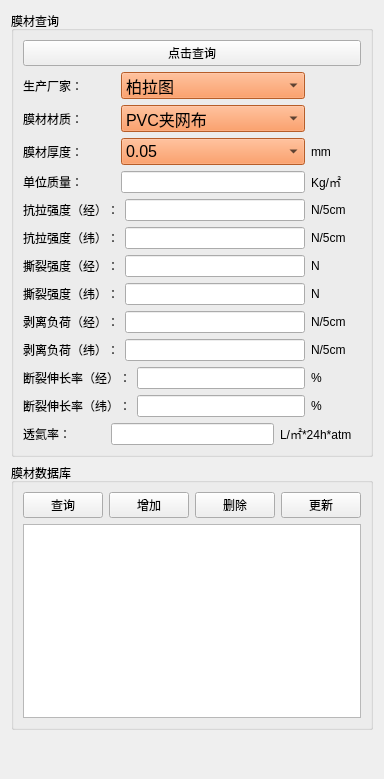
           <widget class="QWidget" name="FilmPage">
            <attribute name="title">
             <string>膜材数据页面</string>
            </attribute>
            <layout class="QVBoxLayout" name="verticalLayout_8" stretch="2,7,1">
             <item>
              <widget class="QGroupBox" name="groupBox_9">
               <property name="title">
                <string>膜材查询</string>
               </property>
               <layout class="QVBoxLayout" name="verticalLayout_25">
                <item>
                 <layout class="QVBoxLayout" name="verticalLayout_26">
                  <item>
                   <widget class="QPushButton" name="QueryFilmPushButton">
                    <property name="text">
                     <string>点击查询</string>
                    </property>
                   </widget>
                  </item>
                  <item>
                   <layout class="QHBoxLayout" name="horizontalLayout_157" stretch="3,6,1">
                    <item>
                     <widget class="QLabel" name="label_307">
                      <property name="text">
                       <string>生产厂家：</string>
                      </property>
                     </widget>
                    </item>
                    <item>
                     <widget class="QComboBox" name="QueryFilmManufactureComboBox">
                      <property name="font">
                       <font>
                        <family>Microsoft YaHei UI</family>
                        <pointsize>12</pointsize>
                       </font>
                      </property>
                      <property name="styleSheet">
                       <string notr="true">background-color: rgb(255, 130, 57);</string>
                      </property>
                      <property name="placeholderText">
                       <string/>
                      </property>
                      <item>
                       <property name="text">
                        <string>柏拉图</string>
                       </property>
                      </item>
                      <item>
                       <property name="text">
                        <string>其他</string>
                       </property>
                      </item>
                     </widget>
                    </item>
                    <item>
                     <widget class="QLabel" name="label_308">
                      <property name="minimumSize">
                       <size>
                        <width>50</width>
                        <height>0</height>
                       </size>
                      </property>
                      <property name="text">
                       <string/>
                      </property>
                     </widget>
                    </item>
                   </layout>
                  </item>
                  <item>
                   <layout class="QHBoxLayout" name="horizontalLayout_156" stretch="3,6,1">
                    <item>
                     <widget class="QLabel" name="label_303">
                      <property name="text">
                       <string>膜材材质：</string>
                      </property>
                     </widget>
                    </item>
                    <item>
                     <widget class="QComboBox" name="QueryFilmMaterialComboBox">
                      <property name="font">
                       <font>
                        <family>Microsoft YaHei UI</family>
                        <pointsize>12</pointsize>
                       </font>
                      </property>
                      <property name="styleSheet">
                       <string notr="true">background-color: rgb(255, 130, 57);</string>
                      </property>
                      <property name="placeholderText">
                       <string/>
                      </property>
                      <item>
                       <property name="text">
                        <string>PVC夹网布</string>
                       </property>
                      </item>
                      <item>
                       <property name="text">
                        <string>TPU夹网布</string>
                       </property>
                      </item>
                      <item>
                       <property name="text">
                        <string>PVC薄膜</string>
                       </property>
                      </item>
                      <item>
                       <property name="text">
                        <string>TPU薄膜</string>
                       </property>
                      </item>
                      <item>
                       <property name="text">
                        <string>PVC复合布</string>
                       </property>
                      </item>
                      <item>
                       <property name="text">
                        <string>TPU复合布</string>
                       </property>
                      </item>
                      <item>
                       <property name="text">
                        <string>牛津布</string>
                       </property>
                      </item>
                      <item>
                       <property name="text">
                        <string>网格布</string>
                       </property>
                      </item>
                      <item>
                       <property name="text">
                        <string>降落伞布</string>
                       </property>
                      </item>
                      <item>
                       <property name="text">
                        <string>斜纹尼</string>
                       </property>
                      </item>
                      <item>
                       <property name="text">
                        <string>平纹尼</string>
                       </property>
                      </item>
                      <item>
                       <property name="text">
                        <string/>
                       </property>
                      </item>
                     </widget>
                    </item>
                    <item>
                     <widget class="QLabel" name="label_304">
                      <property name="minimumSize">
                       <size>
                        <width>50</width>
                        <height>0</height>
                       </size>
                      </property>
                      <property name="text">
                       <string/>
                      </property>
                     </widget>
                    </item>
                   </layout>
                  </item>
                  <item>
                   <layout class="QHBoxLayout" name="horizontalLayout_166" stretch="3,6,1">
                    <item>
                     <widget class="QLabel" name="label_305">
                      <property name="text">
                       <string>膜材厚度：</string>
                      </property>
                     </widget>
                    </item>
                    <item>
                     <widget class="QComboBox" name="QueryFilmThicknessComboBox">
                      <property name="font">
                       <font>
                        <family>Microsoft YaHei UI</family>
                        <pointsize>12</pointsize>
                       </font>
                      </property>
                      <property name="styleSheet">
                       <string notr="true">background-color: rgb(255, 130, 57);</string>
                      </property>
                      <property name="placeholderText">
                       <string/>
                      </property>
                      <item>
                       <property name="text">
                        <string>0.05</string>
                       </property>
                      </item>
                      <item>
                       <property name="text">
                        <string>0.07</string>
                       </property>
                      </item>
                      <item>
                       <property name="text">
                        <string>0.1</string>
                       </property>
                      </item>
                      <item>
                       <property name="text">
                        <string>0.12</string>
                       </property>
                      </item>
                      <item>
                       <property name="text">
                        <string>0.15</string>
                       </property>
                      </item>
                      <item>
                       <property name="text">
                        <string>0.18</string>
                       </property>
                      </item>
                      <item>
                       <property name="text">
                        <string>0.2</string>
                       </property>
                      </item>
                      <item>
                       <property name="text">
                        <string>0.25</string>
                       </property>
                      </item>
                      <item>
                       <property name="text">
                        <string>0.3</string>
                       </property>
                      </item>
                      <item>
                       <property name="text">
                        <string>0.35</string>
                       </property>
                      </item>
                      <item>
                       <property name="text">
                        <string>0.4</string>
                       </property>
                      </item>
                      <item>
                       <property name="text">
                        <string>0.45</string>
                       </property>
                      </item>
                      <item>
                       <property name="text">
                        <string>0.5</string>
                       </property>
                      </item>
                      <item>
                       <property name="text">
                        <string>0.55</string>
                       </property>
                      </item>
                      <item>
                       <property name="text">
                        <string>0.6</string>
                       </property>
                      </item>
                      <item>
                       <property name="text">
                        <string>0.65</string>
                       </property>
                      </item>
                      <item>
                       <property name="text">
                        <string>0.7</string>
                       </property>
                      </item>
                      <item>
                       <property name="text">
                        <string>0.8</string>
                       </property>
                      </item>
                      <item>
                       <property name="text">
                        <string>0.9</string>
                       </property>
                      </item>
                      <item>
                       <property name="text">
                        <string>1.0</string>
                       </property>
                      </item>
                      <item>
                       <property name="text">
                        <string>1.2</string>
                       </property>
                      </item>
                      <item>
                       <property name="text">
                        <string>1.5</string>
                       </property>
                      </item>
                      <item>
                       <property name="text">
                        <string>2</string>
                       </property>
                      </item>
                     </widget>
                    </item>
                    <item>
                     <widget class="QLabel" name="label_306">
                      <property name="minimumSize">
                       <size>
                        <width>50</width>
                        <height>0</height>
                       </size>
                      </property>
                      <property name="text">
                       <string>mm</string>
                      </property>
                     </widget>
                    </item>
                   </layout>
                  </item>
                  <item>
                   <layout class="QHBoxLayout" name="horizontalLayout_167" stretch="3,6,1">
                    <item>
                     <widget class="QLabel" name="label_328">
                      <property name="text">
                       <string>单位质量：</string>
                      </property>
                     </widget>
                    </item>
                    <item>
                     <widget class="QLineEdit" name="QueryFilmUnitWeightLineEdit"/>
                    </item>
                    <item>
                     <widget class="QLabel" name="label_329">
                      <property name="minimumSize">
                       <size>
                        <width>50</width>
                        <height>0</height>
                       </size>
                      </property>
                      <property name="text">
                       <string>Kg/㎡</string>
                      </property>
                     </widget>
                    </item>
                   </layout>
                  </item>
                  <item>
                   <layout class="QHBoxLayout" name="horizontalLayout_171" stretch="3,6,1">
                    <item>
                     <widget class="QLabel" name="label_336">
                      <property name="text">
                       <string>抗拉强度（经）：</string>
                      </property>
                     </widget>
                    </item>
                    <item>
                     <widget class="QLineEdit" name="QueryFilmBreakingForceWarpLineEdit"/>
                    </item>
                    <item>
                     <widget class="QLabel" name="label_337">
                      <property name="minimumSize">
                       <size>
                        <width>50</width>
                        <height>0</height>
                       </size>
                      </property>
                      <property name="text">
                       <string>N/5cm</string>
                      </property>
                     </widget>
                    </item>
                   </layout>
                  </item>
                  <item>
                   <layout class="QHBoxLayout" name="horizontalLayout_172" stretch="3,6,1">
                    <item>
                     <widget class="QLabel" name="label_338">
                      <property name="text">
                       <string>抗拉强度（纬）：</string>
                      </property>
                     </widget>
                    </item>
                    <item>
                     <widget class="QLineEdit" name="QueryFilmBreakingForceWeftLineEdit"/>
                    </item>
                    <item>
                     <widget class="QLabel" name="label_339">
                      <property name="minimumSize">
                       <size>
                        <width>50</width>
                        <height>0</height>
                       </size>
                      </property>
                      <property name="text">
                       <string>N/5cm</string>
                      </property>
                     </widget>
                    </item>
                   </layout>
                  </item>
                  <item>
                   <layout class="QHBoxLayout" name="horizontalLayout_173" stretch="3,6,1">
                    <item>
                     <widget class="QLabel" name="label_340">
                      <property name="text">
                       <string>撕裂强度（经）：</string>
                      </property>
                     </widget>
                    </item>
                    <item>
                     <widget class="QLineEdit" name="QueryFilmTearStrengthWarpLineEdit"/>
                    </item>
                    <item>
                     <widget class="QLabel" name="label_341">
                      <property name="minimumSize">
                       <size>
                        <width>50</width>
                        <height>0</height>
                       </size>
                      </property>
                      <property name="text">
                       <string>N</string>
                      </property>
                     </widget>
                    </item>
                   </layout>
                  </item>
                  <item>
                   <layout class="QHBoxLayout" name="horizontalLayout_170" stretch="3,6,1">
                    <item>
                     <widget class="QLabel" name="label_334">
                      <property name="text">
                       <string>撕裂强度（纬）：</string>
                      </property>
                     </widget>
                    </item>
                    <item>
                     <widget class="QLineEdit" name="QueryFilmTearStrengthWeftLineEdit"/>
                    </item>
                    <item>
                     <widget class="QLabel" name="label_335">
                      <property name="minimumSize">
                       <size>
                        <width>50</width>
                        <height>0</height>
                       </size>
                      </property>
                      <property name="text">
                       <string>N</string>
                      </property>
                     </widget>
                    </item>
                   </layout>
                  </item>
                  <item>
                   <layout class="QHBoxLayout" name="horizontalLayout_174" stretch="3,6,1">
                    <item>
                     <widget class="QLabel" name="label_342">
                      <property name="text">
                       <string>剥离负荷（经）：</string>
                      </property>
                     </widget>
                    </item>
                    <item>
                     <widget class="QLineEdit" name="QueryFilmPeelStrengthWarpLineEdit"/>
                    </item>
                    <item>
                     <widget class="QLabel" name="label_343">
                      <property name="minimumSize">
                       <size>
                        <width>50</width>
                        <height>0</height>
                       </size>
                      </property>
                      <property name="text">
                       <string>N/5cm</string>
                      </property>
                     </widget>
                    </item>
                   </layout>
                  </item>
                  <item>
                   <layout class="QHBoxLayout" name="horizontalLayout_168" stretch="3,6,1">
                    <item>
                     <widget class="QLabel" name="label_330">
                      <property name="text">
                       <string>剥离负荷（纬）：</string>
                      </property>
                     </widget>
                    </item>
                    <item>
                     <widget class="QLineEdit" name="QueryFilmPeelStrengthWeftLineEdit"/>
                    </item>
                    <item>
                     <widget class="QLabel" name="label_331">
                      <property name="minimumSize">
                       <size>
                        <width>50</width>
                        <height>0</height>
                       </size>
                      </property>
                      <property name="text">
                       <string>N/5cm</string>
                      </property>
                     </widget>
                    </item>
                   </layout>
                  </item>
                  <item>
                   <layout class="QHBoxLayout" name="horizontalLayout_175" stretch="3,6,1">
                    <item>
                     <widget class="QLabel" name="label_344">
                      <property name="text">
                       <string>断裂伸长率（经）：</string>
                      </property>
                     </widget>
                    </item>
                    <item>
                     <widget class="QLineEdit" name="QueryFilmElongateWarpLineEdit"/>
                    </item>
                    <item>
                     <widget class="QLabel" name="label_345">
                      <property name="minimumSize">
                       <size>
                        <width>50</width>
                        <height>0</height>
                       </size>
                      </property>
                      <property name="text">
                       <string>%</string>
                      </property>
                     </widget>
                    </item>
                   </layout>
                  </item>
                  <item>
                   <layout class="QHBoxLayout" name="horizontalLayout_176" stretch="3,6,1">
                    <item>
                     <widget class="QLabel" name="label_346">
                      <property name="text">
                       <string>断裂伸长率（纬）：</string>
                      </property>
                     </widget>
                    </item>
                    <item>
                     <widget class="QLineEdit" name="QueryFilmElongateWeftLineEdit"/>
                    </item>
                    <item>
                     <widget class="QLabel" name="label_347">
                      <property name="minimumSize">
                       <size>
                        <width>50</width>
                        <height>0</height>
                       </size>
                      </property>
                      <property name="text">
                       <string>%</string>
                      </property>
                     </widget>
                    </item>
                   </layout>
                  </item>
                  <item>
                   <layout class="QHBoxLayout" name="horizontalLayout_169" stretch="3,6,3">
                    <item>
                     <widget class="QLabel" name="label_332">
                      <property name="text">
                       <string>透氦率：</string>
                      </property>
                     </widget>
                    </item>
                    <item>
                     <widget class="QLineEdit" name="QueryFilmPermeabilityLineEdit"/>
                    </item>
                    <item>
                     <widget class="QLabel" name="label_333">
                      <property name="minimumSize">
                       <size>
                        <width>50</width>
                        <height>0</height>
                       </size>
                      </property>
                      <property name="text">
                       <string>L/㎡*24h*atm</string>
                      </property>
                     </widget>
                    </item>
                   </layout>
                  </item>
                 </layout>
                </item>
               </layout>
              </widget>
             </item>
             <item>
              <widget class="QGroupBox" name="groupBox">
               <property name="title">
                <string>膜材数据库</string>
               </property>
               <layout class="QVBoxLayout" name="verticalLayout_15">
                <item>
                 <layout class="QHBoxLayout" name="horizontalLayout_22">
                  <item>
                   <widget class="QPushButton" name="FilmQueryPushButton">
                    <property name="text">
                     <string>查询</string>
                    </property>
                   </widget>
                  </item>
                  <item>
                   <widget class="QPushButton" name="FilmAddPushButton">
                    <property name="text">
                     <string>增加</string>
                    </property>
                   </widget>
                  </item>
                  <item>
                   <widget class="QPushButton" name="FilmDeletePushButton">
                    <property name="text">
                     <string>删除</string>
                    </property>
                   </widget>
                  </item>
                  <item>
                   <widget class="QPushButton" name="FilmUpDataPushButton">
                    <property name="text">
                     <string>更新</string>
                    </property>
                   </widget>
                  </item>
                 </layout>
                </item>
                <item>
                 <widget class="QTableView" name="FilmTableView"/>
                </item>
               </layout>
              </widget>
             </item>
             <item>
              <spacer name="verticalSpacer_3">
               <property name="orientation">
                <enum>Qt::Vertical</enum>
               </property>
               <property name="sizeHint" stdset="0">
                <size>
                 <width>20</width>
                 <height>40</height>
                </size>
               </property>
              </spacer>
             </item>
            </layout>
           </widget>
